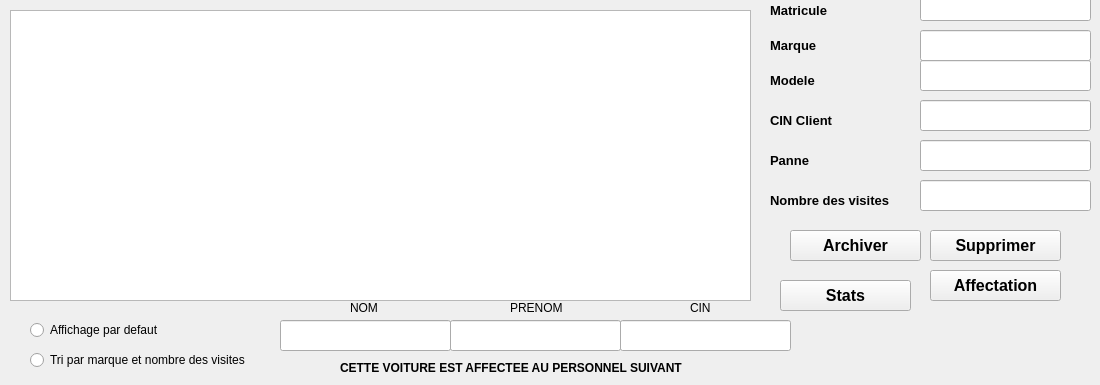
                <widget class="QWidget" name="tab_10">
                 <attribute name="title">
                  <string>AFFICHAGE</string>
                 </attribute>
                 <widget class="QTableView" name="tabvoit">
                  <property name="geometry">
                   <rect>
                    <x>10</x>
                    <y>10</y>
                    <width>741</width>
                    <height>291</height>
                   </rect>
                  </property>
                 </widget>
                 <widget class="QLineEdit" name="b">
                  <property name="geometry">
                   <rect>
                    <x>920</x>
                    <y>100</y>
                    <width>171</width>
                    <height>31</height>
                   </rect>
                  </property>
                  <property name="styleSheet">
                   <string notr="true"/>
                  </property>
                  <property name="text">
                   <string/>
                  </property>
                 </widget>
                 <widget class="QLineEdit" name="c">
                  <property name="geometry">
                   <rect>
                    <x>920</x>
                    <y>30</y>
                    <width>171</width>
                    <height>31</height>
                   </rect>
                  </property>
                  <property name="styleSheet">
                   <string notr="true"/>
                  </property>
                  <property name="text">
                   <string/>
                  </property>
                 </widget>
                 <widget class="QLineEdit" name="d">
                  <property name="geometry">
                   <rect>
                    <x>920</x>
                    <y>140</y>
                    <width>171</width>
                    <height>31</height>
                   </rect>
                  </property>
                  <property name="styleSheet">
                   <string notr="true"/>
                  </property>
                  <property name="text">
                   <string/>
                  </property>
                 </widget>
                 <widget class="QLineEdit" name="e">
                  <property name="geometry">
                   <rect>
                    <x>920</x>
                    <y>180</y>
                    <width>171</width>
                    <height>31</height>
                   </rect>
                  </property>
                  <property name="styleSheet">
                   <string notr="true"/>
                  </property>
                  <property name="text">
                   <string/>
                  </property>
                 </widget>
                 <widget class="QLineEdit" name="f">
                  <property name="geometry">
                   <rect>
                    <x>920</x>
                    <y>60</y>
                    <width>171</width>
                    <height>31</height>
                   </rect>
                  </property>
                  <property name="styleSheet">
                   <string notr="true"/>
                  </property>
                  <property name="text">
                   <string/>
                  </property>
                 </widget>
                 <widget class="QLineEdit" name="matric_2">
                  <property name="geometry">
                   <rect>
                    <x>920</x>
                    <y>-10</y>
                    <width>171</width>
                    <height>31</height>
                   </rect>
                  </property>
                  <property name="styleSheet">
                   <string notr="true"/>
                  </property>
                  <property name="text">
                   <string/>
                  </property>
                 </widget>
                 <widget class="QPushButton" name="pb_sup_22">
                  <property name="geometry">
                   <rect>
                    <x>930</x>
                    <y>230</y>
                    <width>131</width>
                    <height>31</height>
                   </rect>
                  </property>
                  <property name="font">
                   <font>
                    <pointsize>12</pointsize>
                    <weight>75</weight>
                    <bold>true</bold>
                   </font>
                  </property>
                  <property name="cursor">
                   <cursorShape>OpenHandCursor</cursorShape>
                  </property>
                  <property name="styleSheet">
                   <string notr="true"/>
                  </property>
                  <property name="text">
                   <string>Supprimer</string>
                  </property>
                 </widget>
                 <widget class="QPushButton" name="pb_archv">
                  <property name="geometry">
                   <rect>
                    <x>790</x>
                    <y>230</y>
                    <width>131</width>
                    <height>31</height>
                   </rect>
                  </property>
                  <property name="font">
                   <font>
                    <pointsize>12</pointsize>
                    <weight>75</weight>
                    <bold>true</bold>
                   </font>
                  </property>
                  <property name="cursor">
                   <cursorShape>OpenHandCursor</cursorShape>
                  </property>
                  <property name="styleSheet">
                   <string notr="true"/>
                  </property>
                  <property name="text">
                   <string>Archiver</string>
                  </property>
                 </widget>
                 <widget class="QRadioButton" name="trimarque">
                  <property name="geometry">
                   <rect>
                    <x>30</x>
                    <y>350</y>
                    <width>291</width>
                    <height>20</height>
                   </rect>
                  </property>
                  <property name="text">
                   <string>Tri par marque et nombre des visites</string>
                  </property>
                 </widget>
                 <widget class="QRadioButton" name="defaut">
                  <property name="geometry">
                   <rect>
                    <x>30</x>
                    <y>320</y>
                    <width>171</width>
                    <height>20</height>
                   </rect>
                  </property>
                  <property name="text">
                   <string>Affichage par defaut</string>
                  </property>
                 </widget>
                 <widget class="QPushButton" name="pb_affecter">
                  <property name="geometry">
                   <rect>
                    <x>930</x>
                    <y>270</y>
                    <width>131</width>
                    <height>31</height>
                   </rect>
                  </property>
                  <property name="font">
                   <font>
                    <pointsize>12</pointsize>
                    <weight>75</weight>
                    <bold>true</bold>
                   </font>
                  </property>
                  <property name="cursor">
                   <cursorShape>OpenHandCursor</cursorShape>
                  </property>
                  <property name="styleSheet">
                   <string notr="true"/>
                  </property>
                  <property name="text">
                   <string>Affectation</string>
                  </property>
                 </widget>
                 <widget class="QLineEdit" name="nomemp">
                  <property name="geometry">
                   <rect>
                    <x>280</x>
                    <y>320</y>
                    <width>171</width>
                    <height>31</height>
                   </rect>
                  </property>
                  <property name="styleSheet">
                   <string notr="true"/>
                  </property>
                  <property name="text">
                   <string/>
                  </property>
                 </widget>
                 <widget class="QLineEdit" name="prenomemp">
                  <property name="geometry">
                   <rect>
                    <x>450</x>
                    <y>320</y>
                    <width>171</width>
                    <height>31</height>
                   </rect>
                  </property>
                  <property name="styleSheet">
                   <string notr="true"/>
                  </property>
                  <property name="text">
                   <string/>
                  </property>
                 </widget>
                 <widget class="QLabel" name="label_44">
                  <property name="geometry">
                   <rect>
                    <x>350</x>
                    <y>300</y>
                    <width>56</width>
                    <height>16</height>
                   </rect>
                  </property>
                  <property name="text">
                   <string>NOM</string>
                  </property>
                 </widget>
                 <widget class="QLabel" name="label_45">
                  <property name="geometry">
                   <rect>
                    <x>510</x>
                    <y>300</y>
                    <width>56</width>
                    <height>16</height>
                   </rect>
                  </property>
                  <property name="text">
                   <string>PRENOM</string>
                  </property>
                 </widget>
                 <widget class="QLineEdit" name="cinemp">
                  <property name="geometry">
                   <rect>
                    <x>620</x>
                    <y>320</y>
                    <width>171</width>
                    <height>31</height>
                   </rect>
                  </property>
                  <property name="styleSheet">
                   <string notr="true"/>
                  </property>
                  <property name="text">
                   <string/>
                  </property>
                 </widget>
                 <widget class="QLabel" name="cine">
                  <property name="geometry">
                   <rect>
                    <x>690</x>
                    <y>300</y>
                    <width>56</width>
                    <height>16</height>
                   </rect>
                  </property>
                  <property name="text">
                   <string>CIN</string>
                  </property>
                 </widget>
                 <widget class="QLabel" name="label_46">
                  <property name="geometry">
                   <rect>
                    <x>340</x>
                    <y>360</y>
                    <width>441</width>
                    <height>16</height>
                   </rect>
                  </property>
                  <property name="font">
                   <font>
                    <pointsize>9</pointsize>
                    <weight>75</weight>
                    <bold>true</bold>
                   </font>
                  </property>
                  <property name="text">
                   <string>CETTE VOITURE EST AFFECTEE AU PERSONNEL SUIVANT</string>
                  </property>
                 </widget>
                 <widget class="QLabel" name="label_47">
                  <property name="geometry">
                   <rect>
                    <x>770</x>
                    <y>0</y>
                    <width>91</width>
                    <height>21</height>
                   </rect>
                  </property>
                  <property name="font">
                   <font>
                    <pointsize>10</pointsize>
                    <weight>75</weight>
                    <bold>true</bold>
                   </font>
                  </property>
                  <property name="styleSheet">
                   <string notr="true"/>
                  </property>
                  <property name="text">
                   <string>Matricule</string>
                  </property>
                 </widget>
                 <widget class="QLabel" name="label_48">
                  <property name="geometry">
                   <rect>
                    <x>770</x>
                    <y>30</y>
                    <width>71</width>
                    <height>31</height>
                   </rect>
                  </property>
                  <property name="font">
                   <font>
                    <pointsize>10</pointsize>
                    <weight>75</weight>
                    <bold>true</bold>
                   </font>
                  </property>
                  <property name="text">
                   <string>Marque</string>
                  </property>
                 </widget>
                 <widget class="QLabel" name="label_49">
                  <property name="geometry">
                   <rect>
                    <x>770</x>
                    <y>70</y>
                    <width>111</width>
                    <height>20</height>
                   </rect>
                  </property>
                  <property name="font">
                   <font>
                    <pointsize>10</pointsize>
                    <weight>75</weight>
                    <bold>true</bold>
                   </font>
                  </property>
                  <property name="styleSheet">
                   <string notr="true"/>
                  </property>
                  <property name="text">
                   <string>Modele</string>
                  </property>
                 </widget>
                 <widget class="QLabel" name="label_50">
                  <property name="geometry">
                   <rect>
                    <x>770</x>
                    <y>110</y>
                    <width>181</width>
                    <height>20</height>
                   </rect>
                  </property>
                  <property name="font">
                   <font>
                    <pointsize>10</pointsize>
                    <weight>75</weight>
                    <bold>true</bold>
                   </font>
                  </property>
                  <property name="styleSheet">
                   <string notr="true"/>
                  </property>
                  <property name="text">
                   <string>CIN Client</string>
                  </property>
                 </widget>
                 <widget class="QLabel" name="label_51">
                  <property name="geometry">
                   <rect>
                    <x>770</x>
                    <y>150</y>
                    <width>181</width>
                    <height>20</height>
                   </rect>
                  </property>
                  <property name="font">
                   <font>
                    <pointsize>10</pointsize>
                    <weight>75</weight>
                    <bold>true</bold>
                   </font>
                  </property>
                  <property name="styleSheet">
                   <string notr="true"/>
                  </property>
                  <property name="text">
                   <string>Panne</string>
                  </property>
                 </widget>
                 <widget class="QLabel" name="label_55">
                  <property name="geometry">
                   <rect>
                    <x>770</x>
                    <y>190</y>
                    <width>181</width>
                    <height>20</height>
                   </rect>
                  </property>
                  <property name="font">
                   <font>
                    <pointsize>10</pointsize>
                    <weight>75</weight>
                    <bold>true</bold>
                   </font>
                  </property>
                  <property name="styleSheet">
                   <string notr="true"/>
                  </property>
                  <property name="text">
                   <string>Nombre des visites</string>
                  </property>
                 </widget>
                 <widget class="QPushButton" name="pb_archv_2">
                  <property name="geometry">
                   <rect>
                    <x>780</x>
                    <y>280</y>
                    <width>131</width>
                    <height>31</height>
                   </rect>
                  </property>
                  <property name="font">
                   <font>
                    <pointsize>12</pointsize>
                    <weight>75</weight>
                    <bold>true</bold>
                   </font>
                  </property>
                  <property name="cursor">
                   <cursorShape>OpenHandCursor</cursorShape>
                  </property>
                  <property name="styleSheet">
                   <string notr="true"/>
                  </property>
                  <property name="text">
                   <string>Stats</string>
                  </property>
                 </widget>
                </widget>
